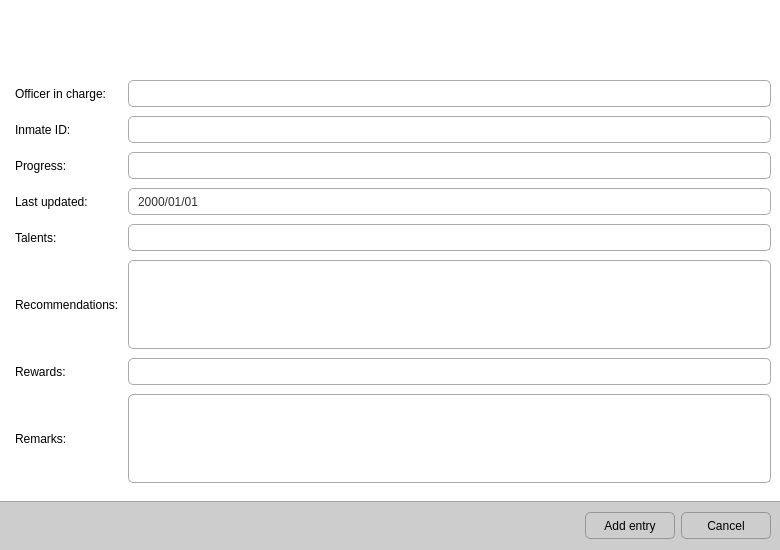
<?xml version="1.0" encoding="UTF-8"?>
<ui version="4.0">
 <class>newrehabform</class>
 <widget class="QWidget" name="newrehabform">
  <property name="geometry">
   <rect>
    <x>0</x>
    <y>0</y>
    <width>780</width>
    <height>550</height>
   </rect>
  </property>
  <property name="minimumSize">
   <size>
    <width>780</width>
    <height>550</height>
   </size>
  </property>
  <property name="maximumSize">
   <size>
    <width>780</width>
    <height>550</height>
   </size>
  </property>
  <property name="windowTitle">
   <string>Record Editor</string>
  </property>
  <property name="windowIcon">
   <iconset resource="pms_resources.qrc">
    <normaloff>:/images/education.png</normaloff>:/images/education.png</iconset>
  </property>
  <layout class="QVBoxLayout" name="verticalLayout">
   <property name="spacing">
    <number>0</number>
   </property>
   <property name="leftMargin">
    <number>0</number>
   </property>
   <property name="topMargin">
    <number>0</number>
   </property>
   <property name="rightMargin">
    <number>0</number>
   </property>
   <property name="bottomMargin">
    <number>0</number>
   </property>
   <item>
    <widget class="QFrame" name="header">
     <property name="enabled">
      <bool>true</bool>
     </property>
     <property name="sizePolicy">
      <sizepolicy hsizetype="Expanding" vsizetype="Maximum">
       <horstretch>0</horstretch>
       <verstretch>0</verstretch>
      </sizepolicy>
     </property>
     <property name="minimumSize">
      <size>
       <width>0</width>
       <height>65</height>
      </size>
     </property>
     <property name="maximumSize">
      <size>
       <width>65536</width>
       <height>65</height>
      </size>
     </property>
     <property name="styleSheet">
      <string notr="true">QWidget #header {
	background-color: rgb(255, 255, 255);
	background-image: url(:/images/newinmate_header.png);
}</string>
     </property>
     <property name="frameShape">
      <enum>QFrame::NoFrame</enum>
     </property>
     <property name="frameShadow">
      <enum>QFrame::Plain</enum>
     </property>
     <property name="lineWidth">
      <number>0</number>
     </property>
    </widget>
   </item>
   <item>
    <widget class="QFrame" name="frame_4">
     <property name="styleSheet">
      <string notr="true">QScrollBar:horizontal {
	background-color: white;
    height: 14px;
    margin: 0px 20px 0px 20px;
}

QScrollBar::handle:horizontal {
	background-color: rgb(195, 195, 195);
    min-width: 15px;
}

QScrollBar::add-line:horizontal {
	border-image: url(:/images/scroll_right.png);
    width: 16px;
    subcontrol-position: right;
    subcontrol-origin: margin;
}

QScrollBar::sub-line:horizontal {
	border-image: url(:/images/scroll_left.png);
    width: 16px;
    subcontrol-position: left;
    subcontrol-origin: margin;
}

QScrollBar:vertical {
	width:14px;
	background-color: white;
	margin: 20px 0px 20px 0px;
}

QScrollBar::handle:vertical {
	background-color: rgb(195, 195, 195);
    min-height: 15px;
}

QScrollBar::add-line:vertical {
	border-image: url(:/images/scroll_down.png);
    height: 16px;
    subcontrol-position: bottom;
    subcontrol-origin: margin;
}

QScrollBar::sub-line:vertical {
	border-image: url(:/images/scroll_up.png);
    height: 16px;
    subcontrol-position: top;
    subcontrol-origin: margin;
}

QFrame {
	background-color: rgb(255, 255, 255);
}</string>
     </property>
     <property name="frameShape">
      <enum>QFrame::NoFrame</enum>
     </property>
     <property name="frameShadow">
      <enum>QFrame::Raised</enum>
     </property>
     <layout class="QHBoxLayout" name="horizontalLayout">
      <property name="spacing">
       <number>0</number>
      </property>
      <property name="leftMargin">
       <number>0</number>
      </property>
      <property name="topMargin">
       <number>0</number>
      </property>
      <property name="rightMargin">
       <number>0</number>
      </property>
      <property name="bottomMargin">
       <number>0</number>
      </property>
      <item>
       <widget class="QFrame" name="frame_2">
        <property name="styleSheet">
         <string notr="true">QLineEdit {
color: rgb(50, 50, 50);
padding-left:7px;
border-radius:5px;
border: 1px solid rgb(170, 170, 170);
background: qradialgradient(cx: 0.3, cy: -0.4,
fx: 0.3, fy: -0.4,
radius: 1.35, stop: 0 rgb(254, 254, 254), stop: 1 rgb(252, 252, 252));
}

QLineEdit:hover {
border-radius:5px;
border: 1px solid rgb(23, 120, 173);
background-color: rgb(255, 255, 255);
}

QLineEdit:pressed {
border-radius:5px;
border: 1px solid #777777;
}

QComboBox {
color: rgb(50, 50, 50);
padding-left:7px;
border-radius:5px;
border: 1px solid rgb(170, 170, 170);
background: qradialgradient(cx: 0.3, cy: -0.4,
fx: 0.3, fy: -0.4,
radius: 1.35, stop: 0 rgb(254, 254, 254), stop: 1 rgb(248, 248, 248));
}

QComboBox:hover {
color: rgb(255, 255, 255);
border-radius:5px;
border: 1px solid rgb(23, 120, 173);
background-color: ;
background: qradialgradient(cx: 0.3, cy: -0.4,
fx: 0.3, fy: -0.4,
radius: 1.35, stop: 0 rgb(161, 215, 255), stop: 1 #299ED6);
}

QComboBox:pressed {
border-radius:5px;
border: 1px solid #777777;
}

QComboBox::drop-down {
	subcontrol-origin: padding;
	subcontrol-position: top right;
	width: 25px;
 
	border-top-right-radius: 3px;
	border-bottom-right-radius: 3px;
}

QComboBox::down-arrow {
	image: url(:/images/cmbbox_arrow.png);
}

QDateEdit {
color: rgb(50, 50, 50);
padding-left:7px;
border-radius:5px;
border: 1px solid rgb(170, 170, 170);
background: qradialgradient(cx: 0.3, cy: -0.4,
fx: 0.3, fy: -0.4,
radius: 1.35, stop: 0 rgb(254, 254, 254), stop: 1 rgb(252, 252, 252));
}

QDateEdit:hover {
border-radius:5px;
border: 1px solid rgb(23, 120, 173);
background-color: rgb(255, 255, 255);
}

QDateEdit:pressed {
border-radius:5px;
border: 1px solid #777777;
}

QDateEdit::down-button {
	subcontrol-origin: padding;
	subcontrol-position: bottom right;
	width: 25px;
 
	border-top-right-radius: 1px;
	border-bottom-right-radius: 1px;
}

QDateEdit::down-button:hover {
	background-color: rgb(227, 227, 227);
}


QDateEdit::down-arrow {
	image: url(:/images/scroll_down.png);
}

QDateEdit::up-button {
	subcontrol-origin: padding;
	subcontrol-position: top right;
	width: 25px;
 
	border-top-right-radius: 1px;
	border-bottom-right-radius: 1px;
}

QDateEdit::up-button:hover {
	background-color: rgb(227, 227, 227);
}

QDateEdit::up-arrow {
	image: url(:/images/scroll_up.png);
}

QPlainTextEdit {
color: rgb(50, 50, 50);
padding-left:7px;
border-radius:5px;
border: 1px solid rgb(170, 170, 170);
background: qradialgradient(cx: 0.3, cy: -0.4,
fx: 0.3, fy: -0.4,
radius: 1.35, stop: 0 rgb(254, 254, 254), stop: 1 rgb(252, 252, 252));
}

QPlainTextEdit:hover {
border-radius:5px;
border: 1px solid rgb(23, 120, 173);
background-color: rgb(255, 255, 255);
}

QPlainTextEdit:pressed {
border-radius:5px;
border: 1px solid #777777;
}</string>
        </property>
        <property name="frameShape">
         <enum>QFrame::NoFrame</enum>
        </property>
        <property name="frameShadow">
         <enum>QFrame::Raised</enum>
        </property>
        <layout class="QGridLayout" name="gridLayout">
         <property name="leftMargin">
          <number>15</number>
         </property>
         <property name="topMargin">
          <number>15</number>
         </property>
         <property name="spacing">
          <number>9</number>
         </property>
         <item row="0" column="0">
          <widget class="QLabel" name="label">
           <property name="text">
            <string>Officer in charge:</string>
           </property>
          </widget>
         </item>
         <item row="1" column="0">
          <widget class="QLabel" name="label_2">
           <property name="text">
            <string>Inmate ID:</string>
           </property>
          </widget>
         </item>
         <item row="2" column="0">
          <widget class="QLabel" name="label_3">
           <property name="text">
            <string>Progress:</string>
           </property>
          </widget>
         </item>
         <item row="2" column="1">
          <widget class="QLineEdit" name="txtProgress">
           <property name="minimumSize">
            <size>
             <width>0</width>
             <height>27</height>
            </size>
           </property>
          </widget>
         </item>
         <item row="3" column="0">
          <widget class="QLabel" name="label_4">
           <property name="text">
            <string>Last updated:</string>
           </property>
          </widget>
         </item>
         <item row="3" column="1">
          <widget class="QDateEdit" name="deLastUpdated">
           <property name="minimumSize">
            <size>
             <width>0</width>
             <height>27</height>
            </size>
           </property>
           <property name="displayFormat">
            <string>yyyy/MM/dd</string>
           </property>
          </widget>
         </item>
         <item row="4" column="0">
          <widget class="QLabel" name="label_5">
           <property name="text">
            <string>Talents:</string>
           </property>
          </widget>
         </item>
         <item row="4" column="1">
          <widget class="QLineEdit" name="txtTalents">
           <property name="minimumSize">
            <size>
             <width>0</width>
             <height>27</height>
            </size>
           </property>
          </widget>
         </item>
         <item row="5" column="0">
          <widget class="QLabel" name="label_6">
           <property name="text">
            <string>Recommendations:</string>
           </property>
          </widget>
         </item>
         <item row="5" column="1">
          <widget class="QPlainTextEdit" name="plainTextEdit_Recomma"/>
         </item>
         <item row="6" column="0">
          <widget class="QLabel" name="label_7">
           <property name="text">
            <string>Rewards:</string>
           </property>
          </widget>
         </item>
         <item row="6" column="1">
          <widget class="QLineEdit" name="lineEdit_reward">
           <property name="minimumSize">
            <size>
             <width>0</width>
             <height>27</height>
            </size>
           </property>
          </widget>
         </item>
         <item row="7" column="0">
          <widget class="QLabel" name="label_8">
           <property name="text">
            <string>Remarks:</string>
           </property>
          </widget>
         </item>
         <item row="7" column="1">
          <widget class="QPlainTextEdit" name="plainTextEdit_remark"/>
         </item>
         <item row="8" column="1">
          <widget class="QFrame" name="frame">
           <property name="frameShape">
            <enum>QFrame::StyledPanel</enum>
           </property>
           <property name="frameShadow">
            <enum>QFrame::Raised</enum>
           </property>
          </widget>
         </item>
         <item row="0" column="1">
          <widget class="QComboBox" name="comboBox_officerInCharge">
           <property name="minimumSize">
            <size>
             <width>0</width>
             <height>27</height>
            </size>
           </property>
          </widget>
         </item>
         <item row="1" column="1">
          <widget class="QComboBox" name="comboBox_inmateID">
           <property name="minimumSize">
            <size>
             <width>0</width>
             <height>27</height>
            </size>
           </property>
          </widget>
         </item>
        </layout>
       </widget>
      </item>
     </layout>
    </widget>
   </item>
   <item>
    <widget class="Line" name="line_2">
     <property name="minimumSize">
      <size>
       <width>0</width>
       <height>1</height>
      </size>
     </property>
     <property name="maximumSize">
      <size>
       <width>16777215</width>
       <height>1</height>
      </size>
     </property>
     <property name="styleSheet">
      <string notr="true">color: rgb(160, 160, 160);</string>
     </property>
     <property name="frameShadow">
      <enum>QFrame::Plain</enum>
     </property>
     <property name="lineWidth">
      <number>0</number>
     </property>
     <property name="orientation">
      <enum>Qt::Horizontal</enum>
     </property>
    </widget>
   </item>
   <item>
    <widget class="QFrame" name="frame_5">
     <property name="minimumSize">
      <size>
       <width>0</width>
       <height>48</height>
      </size>
     </property>
     <property name="maximumSize">
      <size>
       <width>16777215</width>
       <height>48</height>
      </size>
     </property>
     <property name="styleSheet">
      <string notr="true">QPushButton {
border-radius: 5px;
border: 1px solid rgb(150, 150, 150);
background: qradialgradient(cx: 0.3, cy: -0.4,
fx: 0.3, fy: -0.4,
radius: 1.35, stop: 0 #fff, stop: 1 #ccc);
}

QPushButton:hover {
border-style: inset;
background-color: #FFFFFF;
border: 2px solid #299ed6;
}

QPushButton:pressed {
border: 1px solid rgb(140, 140, 140);
background: qradialgradient(cx: 0.3, cy: -0.4,
fx: 0.3, fy: -0.4,
radius: 1.35, stop: 0 #999, stop: 1 #ddd);
}

#frame_5 {
border: none;
background-color: rgb(205, 205, 205);
}
</string>
     </property>
     <property name="frameShape">
      <enum>QFrame::NoFrame</enum>
     </property>
     <property name="frameShadow">
      <enum>QFrame::Plain</enum>
     </property>
     <property name="lineWidth">
      <number>0</number>
     </property>
     <layout class="QHBoxLayout" name="horizontalLayout_2">
      <property name="spacing">
       <number>6</number>
      </property>
      <property name="leftMargin">
       <number>9</number>
      </property>
      <property name="topMargin">
       <number>0</number>
      </property>
      <property name="rightMargin">
       <number>9</number>
      </property>
      <property name="bottomMargin">
       <number>0</number>
      </property>
      <item>
       <widget class="QFrame" name="frame_6">
        <property name="styleSheet">
         <string notr="true">border: none;
background-color:0;</string>
        </property>
        <property name="frameShape">
         <enum>QFrame::NoFrame</enum>
        </property>
        <property name="frameShadow">
         <enum>QFrame::Raised</enum>
        </property>
       </widget>
      </item>
      <item>
       <widget class="QPushButton" name="pushButton">
        <property name="minimumSize">
         <size>
          <width>80</width>
          <height>27</height>
         </size>
        </property>
        <property name="maximumSize">
         <size>
          <width>90</width>
          <height>27</height>
         </size>
        </property>
        <property name="text">
         <string>Add entry</string>
        </property>
        <property name="icon">
         <iconset resource="pms_resources.qrc">
          <normaloff>:/images/add_new.png</normaloff>:/images/add_new.png</iconset>
        </property>
        <property name="iconSize">
         <size>
          <width>24</width>
          <height>24</height>
         </size>
        </property>
       </widget>
      </item>
      <item>
       <widget class="QPushButton" name="pushButton_cancel">
        <property name="minimumSize">
         <size>
          <width>80</width>
          <height>27</height>
         </size>
        </property>
        <property name="maximumSize">
         <size>
          <width>90</width>
          <height>27</height>
         </size>
        </property>
        <property name="styleSheet">
         <string notr="true"/>
        </property>
        <property name="text">
         <string>Cancel</string>
        </property>
        <property name="icon">
         <iconset resource="pms_resources.qrc">
          <normaloff>:/images/cancel.png</normaloff>:/images/cancel.png</iconset>
        </property>
        <property name="iconSize">
         <size>
          <width>24</width>
          <height>24</height>
         </size>
        </property>
       </widget>
      </item>
     </layout>
    </widget>
   </item>
  </layout>
 </widget>
 <resources>
  <include location="pms_resources.qrc"/>
 </resources>
 <connections/>
</ui>
